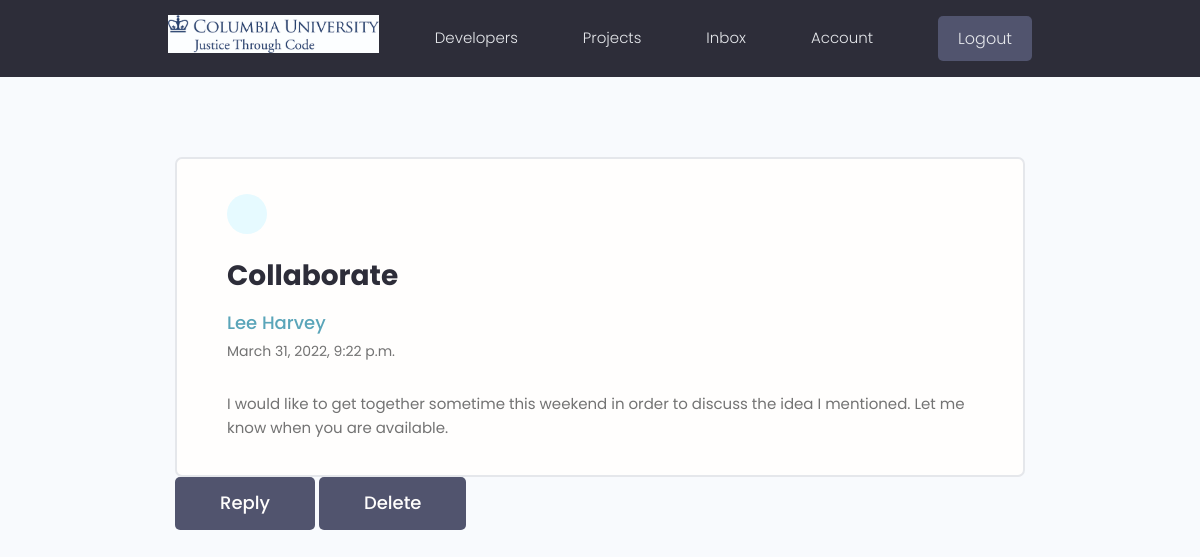
The app's page /message/8e79d6b437be4f4892c9dd20fefbb093/ (signed in) with its own data.
### users/models.py (models this page shows, shortened)
class Message(models.Model):
    sender = models.ForeignKey(Profile, on_delete = models.SET_NULL,
                                null = True, blank = True)
    recipient = models.ForeignKey(Profile, on_delete = models.SET_NULL,
                            null = True, blank = True, related_name = "messages")
    name = models.CharField(max_length = 200, null = True, blank = True)
    email = models.EmailField(max_length = 200, null = True, blank = True)
    subject = models.CharField(max_length = 200, null = True, blank = True)
    body = models.TextField()
    is_read = models.BooleanField(default = False, null = True)
    created = models.DateTimeField(auto_now_add = True)
    id = models.UUIDField(default = uuid.uuid4, unique = True,
                        primary_key = True, editable = False)
    class Meta:
        ordering = ['is_read', '-created']

### users/views.py (the view)
# urls.py: path('message/<str:pk>/', views.viewMessage, name = "message"),
@login_required(login_url = 'login')
def viewMessage(request, pk):
    profile = request.user.profile
    message = profile.messages.get(id = pk)
    if message.is_read == False:
        message.is_read = True
        message.save()
    context = {'message': message}
    return render(request, 'users/message.html', context)

### users/templates/users/message.html (shortened to what this page needs)
{% extends 'main.html' %}
{% block content %}
<main class="messagePage my-xl">
  <div class="content-box">
    <div class="message">
      <a class="backButton" href="{% url 'inbox' message.recipient.slug %}"></a>
      <h2 class="message__subject">{{message.subject}}</h4>
        {% if message.sender %}
          <a href="{% url 'user-profile' message.sender.slug  %}" class="message__author">{{message.name}}</a>
        {% else %}
          <p class="message__author">{{message.name}}</p>
        {% endif %}
        <p class="message__date">{{message.created}}</p>
        <div class="message__body">{{message.body|linebreaksbr}}</div>
      </div>
      <a href="{% url 'reply-message' message.sender.slug %}" class="btn btn--sub btn--lg">Reply </a>
      <a href="{% url 'delete-message' message.id %}" class="btn btn--sub btn--lg">Delete </a>
  </div>
</main>
{% endblock content %}

### static/styles/app.css (style rules this page uses)
:root { --color-sub: #2d2d39; }
.btn--sub { background-color: var(--color-sub-light); }
.content-box { width: 95%; max-width: 85rem; margin: 0 auto; }
.message { padding: 2.5rem 0; }
.message:not(:last-child) { border-bottom: 2px solid var(--color-white-light); }
.message > a { display: flex; gap: 1rem; }
.message__author, .message__date { flex-basis: 25%; }
.message__subject { flex-basis: 50%; }
.message__date { text-align: right; }
.messagePage .message { list-style: none; background: var(--color-white); padding: 3.5rem 5rem; border: 2px solid var(--color-light); border-radius: 0.7rem; }
.messagePage .message__subject { font-size: 2.8rem; color: var(--color-sub); margin-bottom: 1rem; margin-top: 2rem; }
.messagePage .message__author { font-size: 1.8rem; font-weight: 500; }
.messagePage .message__date { font-size: 1.4rem; font-weight: 400; text-align: left; margin-bottom: 3rem; }
.backButton { background: var(--color-main-light); color: var(--color-main); width: 4rem; height: 4rem; display: flex; align-items: center; justify-content: center; border-radius: 50%; }

### static/uikit/styles/modules/_variables.css (style rules this page uses)
:root { --color-main: #5aa5b9; --color-main-light: #e6faff; --color-sub: #3f4156; --color-sub-light: #51546e; --color-sub-lighter: #ededfd; --color-text: #737373; --color-gray: #8b8b8b; --color-light: #e5e7eb; --color-light-gray: #767676; --color-bg: #f8fafd; --color-white: #fffefd; --color-white-light: #f3f3f3; --color-success: #359e64; --color-success-bg: #def8e8; --color-error: #fc4b0b; --color-error-bg: #fff2ee; --font-base: 'Poppins', arial, helvetica, 'Segoe UI', roboto, ubuntu, sans-serif; --font-monospace: 'Fira Code', 'Courier New', courier, monospace; --font-regular: 300; --font-medium: 500; --font-bold: 700; --generic-shadow: 1px 1px 5px #00000010; --generic-transition: all 0.3s ease-in-out; }

### static/uikit/styles/modules/_base.css (style rules this page uses)
* { margin: 0; padding: 0; box-sizing: border-box; text-rendering: optimizeLegibility; color: inherit; font-size: inherit; }
html { font-size: 50%; }
@media only screen and (min-width: 480px) { html { font-size: 56.25%; } }
@media only screen and (min-width: 1200px) { html { font-size: 62.5%; } }
body { line-height: 1.6; font-weight: 400; font-size: 1.5rem; color: var(--color-text); background-color: var(--color-bg); min-height: 100vh; }

### static/uikit/styles/modules/_typography.css (style rules this page uses)
* { font-family: var(--font-base); }
h2 { font-size: 3.6rem; font-weight: var(--font-bold); }
p, span, strong { font-size: 1.6rem; color: var(--color-text); font-weight: var(--font-regular); }
a { padding-bottom: 2px; text-decoration: none; display: inline-block; color: var(--color-main); font-weight: var(--font-medium); }

### static/uikit/styles/modules/_utilities.css (style rules this page uses)
.my-xl { margin: 8rem auto; }

### static/uikit/styles/modules/_button.css (style rules this page uses)
.btn { display: inline-block; position: relative; cursor: pointer; background-color: var(--color-light); font-weight: var(--font-medium); color: var(--color-sub); text-decoration: none; padding: 1rem 2rem; border-radius: 0.5rem; border: none; width: -webkit-fit-content; width: -moz-fit-content; width: fit-content; height: -webkit-fit-content; height: -moz-fit-content; height: fit-content; font-size: 1.6rem; outline-width: 0; outline-color: transparent; -webkit-backface-visibility: hidden; backface-visibility: hidden; transition: all 0.3s ease-in-out; }
.btn--sub { background-color: var(--color-sub); color: var(--color-white); }
.btn--lg { font-size: 1.8rem; padding: 1.2rem 4.5rem; }

### records on screen
Message: subject "Collaborate", name "Lee Harvey", created "March 31, 2022, 9:22 p.m.", body "I would like to get together sometime this weekend in order to discuss the idea I mentioned. Let me know when you are available."
